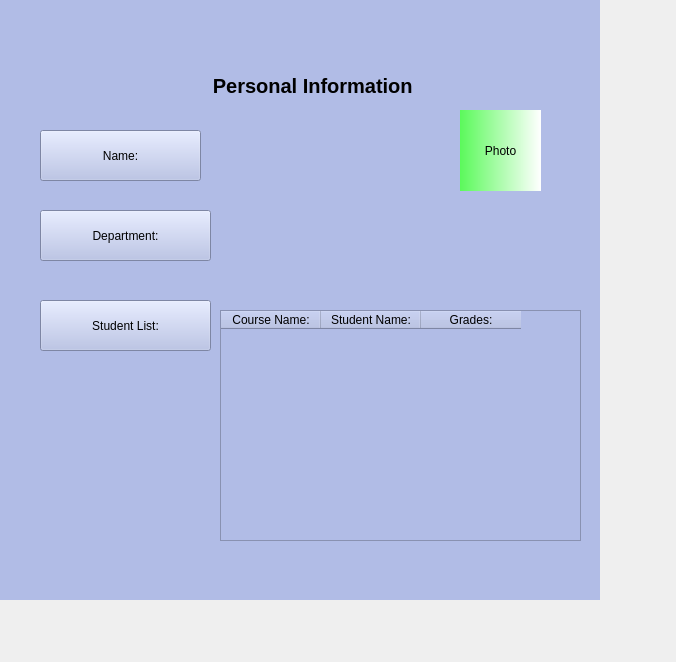
<?xml version="1.0" encoding="UTF-8"?>
<ui version="4.0">
 <class>login</class>
 <widget class="QMainWindow" name="login">
  <property name="geometry">
   <rect>
    <x>0</x>
    <y>0</y>
    <width>676</width>
    <height>662</height>
   </rect>
  </property>
  <property name="windowTitle">
   <string>Widget</string>
  </property>
  <widget class="QStackedWidget" name="stackedWidget">
   <property name="minimumSize">
    <size>
     <width>600</width>
     <height>600</height>
    </size>
   </property>
   <property name="styleSheet">
    <string notr="true">background-color: rgb(177, 188, 230)</string>
   </property>
   <property name="currentIndex">
    <number>3</number>
   </property>
   <widget class="QWidget" name="login">
    <widget class="QPushButton" name="forStudent">
     <property name="geometry">
      <rect>
       <x>130</x>
       <y>330</y>
       <width>131</width>
       <height>61</height>
      </rect>
     </property>
     <property name="text">
      <string>For Students</string>
     </property>
    </widget>
    <widget class="QPushButton" name="forTeacher">
     <property name="geometry">
      <rect>
       <x>330</x>
       <y>330</y>
       <width>141</width>
       <height>61</height>
      </rect>
     </property>
     <property name="text">
      <string>For Teachers</string>
     </property>
    </widget>
    <widget class="QLabel" name="label">
     <property name="geometry">
      <rect>
       <x>190</x>
       <y>220</y>
       <width>291</width>
       <height>31</height>
      </rect>
     </property>
     <property name="font">
      <font>
       <pointsize>17</pointsize>
       <weight>75</weight>
       <bold>true</bold>
      </font>
     </property>
     <property name="text">
      <string>Please select one.</string>
     </property>
     <property name="alignment">
      <set>Qt::AlignCenter</set>
     </property>
    </widget>
   </widget>
   <widget class="QWidget" name="page_5"/>
   <widget class="QWidget" name="teacher_entry">
    <widget class="QPushButton" name="teacherLogin">
     <property name="geometry">
      <rect>
       <x>250</x>
       <y>340</y>
       <width>100</width>
       <height>32</height>
      </rect>
     </property>
     <property name="text">
      <string>Login</string>
     </property>
    </widget>
    <widget class="QLineEdit" name="teacherUserName">
     <property name="geometry">
      <rect>
       <x>200</x>
       <y>170</y>
       <width>201</width>
       <height>71</height>
      </rect>
     </property>
     <property name="styleSheet">
      <string notr="true">background-color: rgb(85, 85, 255);
font: 16pt &quot;Arial&quot;;
color: rgb(255, 255, 255);</string>
     </property>
     <property name="text">
      <string>   USERNAME</string>
     </property>
    </widget>
    <widget class="QLineEdit" name="teacherPassword">
     <property name="geometry">
      <rect>
       <x>200</x>
       <y>250</y>
       <width>201</width>
       <height>71</height>
      </rect>
     </property>
     <property name="styleSheet">
      <string notr="true">background-color: rgb(85, 85, 255);
font: 16pt &quot;Arial&quot;;
color: rgb(255, 255, 255);</string>
     </property>
     <property name="text">
      <string>  PASSWORD</string>
     </property>
    </widget>
    <widget class="QPushButton" name="backbutton2">
     <property name="geometry">
      <rect>
       <x>480</x>
       <y>480</y>
       <width>81</width>
       <height>71</height>
      </rect>
     </property>
     <property name="text">
      <string>Back</string>
     </property>
    </widget>
   </widget>
   <widget class="QWidget" name="teacher_info">
    <widget class="QLabel" name="label_4">
     <property name="geometry">
      <rect>
       <x>190</x>
       <y>70</y>
       <width>251</width>
       <height>31</height>
      </rect>
     </property>
     <property name="font">
      <font>
       <pointsize>15</pointsize>
       <weight>75</weight>
       <bold>true</bold>
      </font>
     </property>
     <property name="text">
      <string>Personal Information </string>
     </property>
     <property name="alignment">
      <set>Qt::AlignCenter</set>
     </property>
    </widget>
    <widget class="QPushButton" name="pushButton_12">
     <property name="geometry">
      <rect>
       <x>40</x>
       <y>130</y>
       <width>161</width>
       <height>51</height>
      </rect>
     </property>
     <property name="text">
      <string>Name:</string>
     </property>
    </widget>
    <widget class="QPushButton" name="pushButton_13">
     <property name="geometry">
      <rect>
       <x>40</x>
       <y>210</y>
       <width>171</width>
       <height>51</height>
      </rect>
     </property>
     <property name="text">
      <string>Department:</string>
     </property>
    </widget>
    <widget class="QPushButton" name="pushButton_14">
     <property name="geometry">
      <rect>
       <x>40</x>
       <y>300</y>
       <width>171</width>
       <height>51</height>
      </rect>
     </property>
     <property name="text">
      <string>Student List:</string>
     </property>
    </widget>
    <widget class="QLabel" name="label_5">
     <property name="geometry">
      <rect>
       <x>460</x>
       <y>110</y>
       <width>81</width>
       <height>81</height>
      </rect>
     </property>
     <property name="styleSheet">
      <string notr="true">background-color: qlineargradient(spread:pad, x1:0, y1:0, x2:1, y2:0, stop:0 rgba(91, 249, 91, 255), stop:1 rgba(255, 255, 255, 255));</string>
     </property>
     <property name="text">
      <string>Photo</string>
     </property>
     <property name="alignment">
      <set>Qt::AlignCenter</set>
     </property>
    </widget>
    <widget class="QTableWidget" name="tableWidget">
     <property name="geometry">
      <rect>
       <x>220</x>
       <y>310</y>
       <width>361</width>
       <height>231</height>
      </rect>
     </property>
     <column>
      <property name="text">
       <string>Course Name:</string>
      </property>
     </column>
     <column>
      <property name="text">
       <string>Student Name:</string>
      </property>
     </column>
     <column>
      <property name="text">
       <string>Grades:</string>
      </property>
     </column>
    </widget>
   </widget>
   <widget class="QWidget" name="student_entry">
    <widget class="QPushButton" name="studentLogin">
     <property name="geometry">
      <rect>
       <x>260</x>
       <y>360</y>
       <width>100</width>
       <height>32</height>
      </rect>
     </property>
     <property name="text">
      <string>Login</string>
     </property>
    </widget>
    <widget class="QLineEdit" name="studentUserName">
     <property name="geometry">
      <rect>
       <x>210</x>
       <y>190</y>
       <width>201</width>
       <height>71</height>
      </rect>
     </property>
     <property name="styleSheet">
      <string notr="true">background-color: rgb(85, 85, 255);
font: 16pt &quot;Arial&quot;;
color: rgb(255, 255, 255);</string>
     </property>
     <property name="text">
      <string>   USERNAME</string>
     </property>
    </widget>
    <widget class="QLineEdit" name="studentPassword">
     <property name="geometry">
      <rect>
       <x>210</x>
       <y>270</y>
       <width>201</width>
       <height>71</height>
      </rect>
     </property>
     <property name="styleSheet">
      <string notr="true">background-color: rgb(85, 85, 255);
font: 16pt &quot;Arial&quot;;
color: rgb(255, 255, 255);</string>
     </property>
     <property name="text">
      <string>  PASSWORD</string>
     </property>
    </widget>
    <widget class="QPushButton" name="backbutton">
     <property name="geometry">
      <rect>
       <x>480</x>
       <y>490</y>
       <width>81</width>
       <height>71</height>
      </rect>
     </property>
     <property name="text">
      <string>Back</string>
     </property>
    </widget>
   </widget>
   <widget class="QWidget" name="student_info">
    <widget class="QLabel" name="label_2">
     <property name="geometry">
      <rect>
       <x>180</x>
       <y>30</y>
       <width>241</width>
       <height>41</height>
      </rect>
     </property>
     <property name="font">
      <font>
       <pointsize>15</pointsize>
       <weight>75</weight>
       <bold>true</bold>
      </font>
     </property>
     <property name="text">
      <string>Personal Information </string>
     </property>
     <property name="alignment">
      <set>Qt::AlignCenter</set>
     </property>
    </widget>
    <widget class="QPushButton" name="pushButton_9">
     <property name="geometry">
      <rect>
       <x>50</x>
       <y>110</y>
       <width>171</width>
       <height>51</height>
      </rect>
     </property>
     <property name="text">
      <string>Name:</string>
     </property>
    </widget>
    <widget class="QPushButton" name="pushButton_10">
     <property name="geometry">
      <rect>
       <x>50</x>
       <y>190</y>
       <width>171</width>
       <height>51</height>
      </rect>
     </property>
     <property name="text">
      <string>Student Number:</string>
     </property>
    </widget>
    <widget class="QLabel" name="label_3">
     <property name="geometry">
      <rect>
       <x>450</x>
       <y>90</y>
       <width>91</width>
       <height>81</height>
      </rect>
     </property>
     <property name="styleSheet">
      <string notr="true">background-color: qlineargradient(spread:pad, x1:0, y1:0, x2:1, y2:0, stop:0 rgba(91, 249, 91, 255), stop:1 rgba(255, 255, 255, 255));</string>
     </property>
     <property name="text">
      <string>Photo</string>
     </property>
     <property name="alignment">
      <set>Qt::AlignCenter</set>
     </property>
    </widget>
    <widget class="QPushButton" name="pushButton_11">
     <property name="geometry">
      <rect>
       <x>50</x>
       <y>281</y>
       <width>161</width>
       <height>51</height>
      </rect>
     </property>
     <property name="text">
      <string>Aldığı dersler:</string>
     </property>
    </widget>
    <widget class="QTableWidget" name="tableWidget_2">
     <property name="geometry">
      <rect>
       <x>250</x>
       <y>310</y>
       <width>311</width>
       <height>231</height>
      </rect>
     </property>
     <column>
      <property name="text">
       <string>Course Name:</string>
      </property>
     </column>
     <column>
      <property name="text">
       <string>Grades:</string>
      </property>
     </column>
    </widget>
   </widget>
  </widget>
 </widget>
 <resources/>
 <connections/>
</ui>
